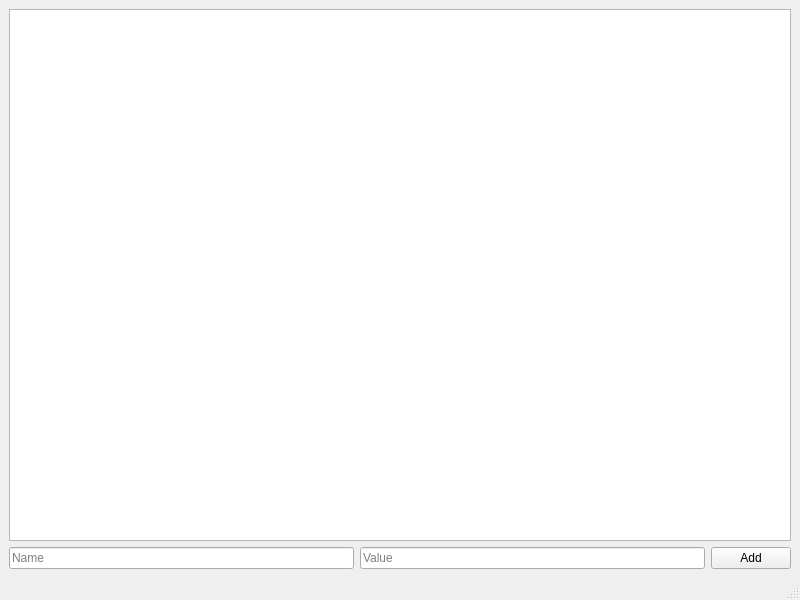
<?xml version="1.0" encoding="UTF-8"?>
<ui version="4.0">
 <class>MainWindow</class>
 <widget class="QMainWindow" name="MainWindow">
  <property name="geometry">
   <rect>
    <x>0</x>
    <y>0</y>
    <width>800</width>
    <height>600</height>
   </rect>
  </property>
  <property name="windowTitle">
   <string>MainWindow</string>
  </property>
  <widget class="QWidget" name="centralwidget">
   <layout class="QVBoxLayout" name="verticalLayout">
    <item>
     <widget class="QTableView" name="tableView"/>
    </item>
    <item>
     <layout class="QHBoxLayout" name="inputLayout">
      <item>
       <widget class="QLineEdit" name="nameLineEdit">
        <property name="placeholderText">
         <string>Name</string>
        </property>
       </widget>
      </item>
      <item>
       <widget class="QLineEdit" name="valueLineEdit">
        <property name="placeholderText">
         <string>Value</string>
        </property>
       </widget>
      </item>
      <item>
       <widget class="QPushButton" name="addButton">
        <property name="text">
         <string>Add</string>
        </property>
       </widget>
      </item>
     </layout>
    </item>
   </layout>
  </widget>
  <widget class="QMenuBar" name="menubar">
   <property name="geometry">
    <rect>
     <x>0</x>
     <y>0</y>
     <width>800</width>
     <height>26</height>
    </rect>
   </property>
  </widget>
  <widget class="QStatusBar" name="statusbar"/>
 </widget>
 <resources/>
 <connections/>
</ui>
